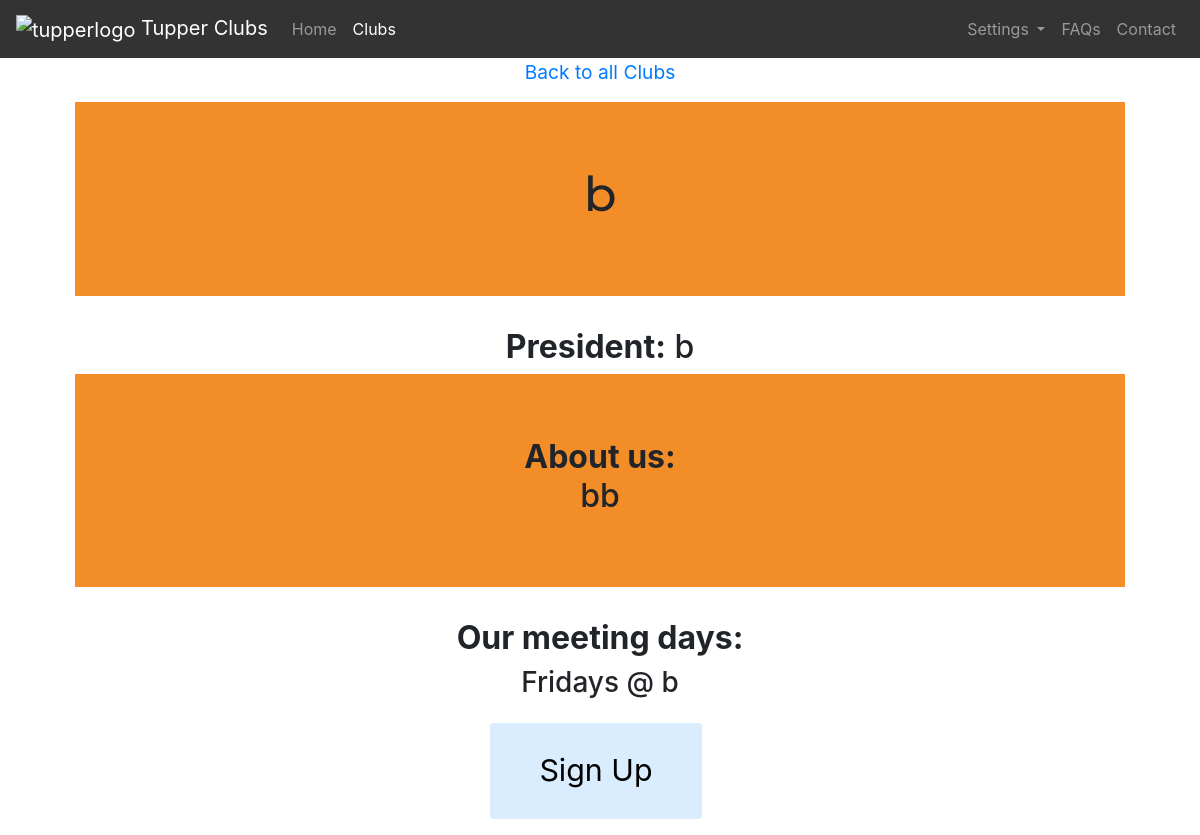
The page /clubs/b (signed in) on the database its author committed.
### tables this page shows
CREATE TABLE clubs (club_id INTEGER PRIMARY KEY, owner INTEGER NOT NULL, name TEXT NOT NULL, president TEXT NOT NULL, description TEXT NOT NULL, days TEXT NOT NULL, members TEXT);

### application.py (the view)
@app.route('/clubs/<club>')
@login_required
def showClub(club):
    accountType = db.execute('SELECT users.type FROM users WHERE users.userId = ?', session.get('user_id'))
    files = os.listdir(app.config['UPLOAD_FOLDER'])
    photo = None
    findClub = db.execute('SELECT * FROM clubs WHERE clubs.name = ?', club)
    clubId = str(findClub[0]['club_id'])
    extensions = ['.png', '.jpg', '.gif']
    for file in files:
        for i in range(len(extensions)):
            if file == str(findClub[0]['owner']) + extensions[i]:
                photo = file
    details = {}
    details['name'] = findClub[0]['name']
    details['prez'] = findClub[0]['president']
    details['desc'] = findClub[0]['description']
    details['days'] = findClub[0]['days']
    if accountType[0]['type'] == 'club':
        return render_template('club.html', details=details, file=photo)
    else:
        registered = False
        findUserClubs = db.execute('SELECT users.clubsSignedUp FROM users WHERE users.userId = ?', session.get('user_id'))
        userClubs = findUserClubs[0]['clubsSignedUp']
        if userClubs != None and userClubs != '':
            userClubs = userClubs[:-1]
            userClubs = userClubs.split(',')
            if clubId in userClubs:
                registered = True
        return render_template('club.html', details=details, file=photo, student=True, clubName=club, registered=registered)

### application.py (called while the page is built)
@app.after_request
def after_request(response):
    response.headers["Cache-Control"] = "no-cache, no-store, must-revalidate"
    response.headers["Expires"] = 0
    response.headers["Pragma"] = "no-cache"
    return response

### helpers.py (called while the page is built)
def login_required(f):
    @wraps(f)
    def decorated_function(*args, **kwargs):
        if session.get("user_id") is None:
            return redirect("/register")
        return f(*args, **kwargs)
    return decorated_function

### templates/club.html (shortened to what this page needs)
{% extends "layout.html" %}
{% block main %}
    <div class='container'>
        <a class='mt-5' href="/clubs" style='font-size: 1.2rem;'>Back to all Clubs</a>
        <div class="jumbotron jumbotron-fluid text-center jumbotron mt-3" style="background-color: #F38D27;">
            <h1>{{ details.name }}</h1>
        </div>
        <h2> <b>President:</b> {{ details.prez }}</h2>
        <div class="jumbotron jumbotron-fluid text-center jumbotron" style="background-color: #F38D27;">
        <h2> <b>About us:</b>
            <div class='text-wrap text-center text-break mx-5'>
                {{ details.desc }}
            </div>
        </h2>
        </div>
        <div class='mb-4'>
            <h2><b>Our meeting days:</b></h2>
            <h3>{{ details.days }}</h3>
        </div>
        {% if student %}
            {% if not registered %}
                <form action='/signUp/{{clubName}}' method='POST'>
                    <div class='form-group'>
                        <button class='px-5 py-4 mr-2' type='submit' style='font-size: 1.9rem;'>Sign Up</button>
                    </div>
                </form>
            {% else %}
                <form action='/leave/{{clubName}}' method='POST'>
                    <div class='form-group'>
                        <button class='px-5 py-4 mr-2' type='submit' style='font-size: 1.9rem;'>Leave Club</button>
                    </div>
                </form>
            {% endif %}
        {% endif %}
    </div>
{% endblock %}

### static/styles.css (style rules this page uses)
body { background-color: #fff; color: #212529; font-size: 1rem; font-weight: 400; line-height: 1.5; margin: 0; text-align: left; }
.container { margin-left: auto; margin-right: auto; padding-left: 15px; padding-right: 15px; text-align: center; width: 90%; }
h1 { font-family: 'Montserrat', sans-serif; font-size: 48px; }
button, input[type="submit"] { background-color: #d9edff; border: 1px solid transparent; border-radius: 0.25rem; font-size: 0.95rem; font-weight: 400; line-height: 1.5; padding: 0.375rem 0.75rem; text-align: center; transition: color 0.15s ease-in-out, background-color 0.15s ease-in-out, border-color 0.15s ease-in-out, box-shadow 0.15s ease-in-out; vertical-align: middle; }

### rows shown on the page
clubs: name "b", desc "bb", days "Fridays @ b"

### other values the page prints
{{ details.prez }} "b"
